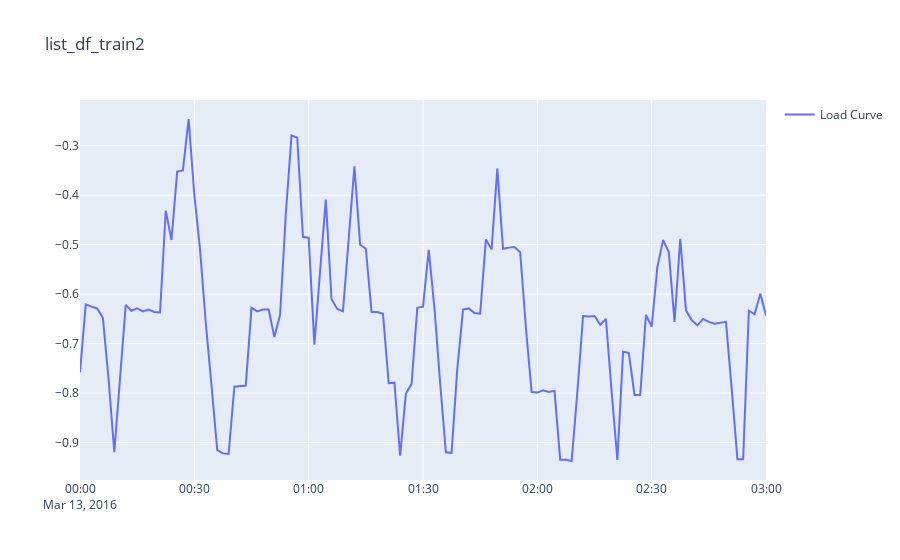

This figure's notebook cell:
### Markdown cell above
### Visualize ``list_df_train``

### Code cell
if STRATEGY == "off_peak_time":
    fig = go.Figure()
    fig.add_trace(go.Scatter(x=list_df_train_h1[6].index, y=list_df_train_h1[6]['mains'], name='Load Curve'))
    fig.update_layout(showlegend=True, title='list_df_train'+str(2))
    fig.show()
